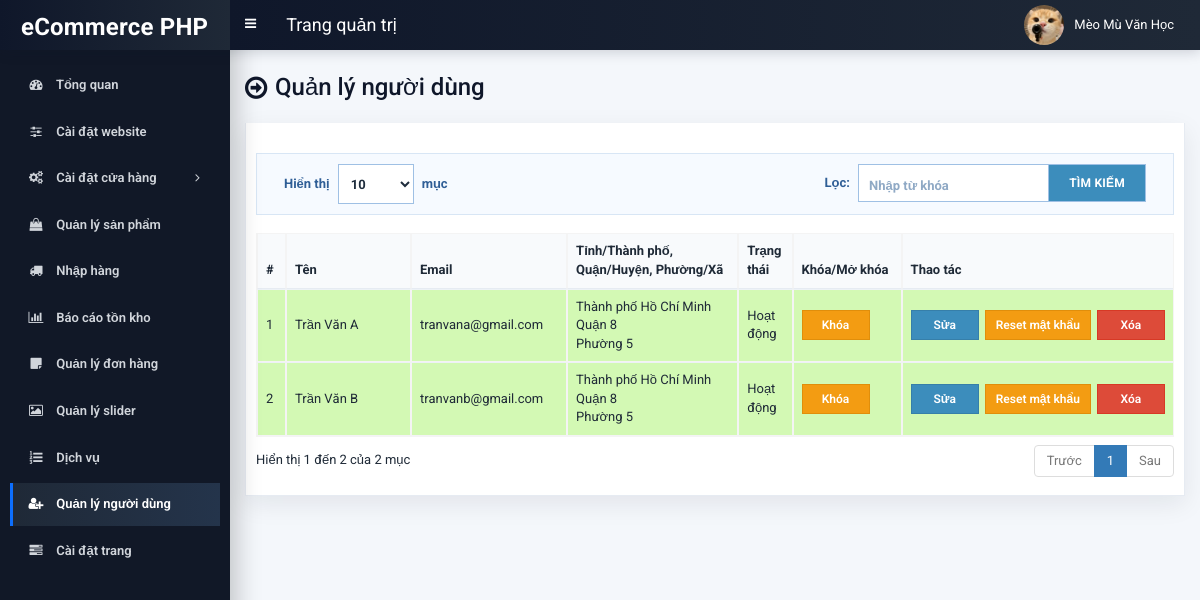
/admin/customer.php (signed in), run on the app's committed database.
### tables this page shows
CREATE TABLE `tbl_customer` (
  `cust_id` int(11) NOT NULL,
  `cust_name` varchar(100) NOT NULL,
  `cust_email` varchar(100) NOT NULL,
  `cust_phone` varchar(50) NOT NULL,
  `cust_gender` varchar(20) NOT NULL DEFAULT '',
  `cust_dob` date DEFAULT NULL,
  `cust_photo` varchar(255) NOT NULL DEFAULT '',
  `cust_password` varchar(255) NOT NULL,
  `cust_token` varchar(255) NOT NULL,
  `cust_datetime` varchar(100) NOT NULL,
  `cust_timestamp` varchar(100) NOT NULL,
  `cust_status` int(1) NOT NULL
);

### admin/customer.php (the view, shortened to what this page needs)
<?php require_once('header.php'); ?>
<section class="content-header">
	<div class="content-header-left">
		<h1>Quản lý người dùng</h1>
	</div>
</section>
<section class="content">
	<div class="row">
		<div class="col-md-12">
			<div class="box box-info">
				<div class="box-body table-responsive">
					<table id="example1" class="table table-bordered table-hover table-striped">
						<thead>
							<tr>
								<th width="10">#</th>
								<th width="180">Tên</th>
								<th width="150">Email</th>
								<th width="220">Tỉnh/Thành phố, Quận/Huyện, Phường/Xã</th>
								<th>Trạng thái</th>
								<th width="110">Khóa/Mở khóa</th>
								<th width="170">Thao tác</th>
							</tr>
						</thead>
						<tbody>
							<?php
							$i=0;
							$statement = $pdo->prepare("SELECT c.*,
                                (SELECT ca.city FROM tbl_customer_address ca WHERE ca.cust_id=c.cust_id ORDER BY ca.is_default DESC, ca.address_id ASC LIMIT 1) AS default_city,
                                (SELECT ca.district FROM tbl_customer_address ca WHERE ca.cust_id=c.cust_id ORDER BY ca.is_default DESC, ca.address_id ASC LIMIT 1) AS default_district,
                                (SELECT ca.ward FROM tbl_customer_address ca WHERE ca.cust_id=c.cust_id ORDER BY ca.is_default DESC, ca.address_id ASC LIMIT 1) AS default_ward
                                FROM tbl_customer c");
							$statement->execute();
							$result = $statement->fetchAll(PDO::FETCH_ASSOC);
							foreach ($result as $row) {
								$i++;
								?>
								<tr class="<?php if($row['cust_status']==1) {echo 'bg-g';}else {echo 'bg-r';} ?>">
									<td><?php echo $i; ?></td>
									<td><?php echo $row['cust_name']; ?></td>
									<td><?php echo $row['cust_email']; ?></td>
									<td>
										<?php echo isset($row['default_city']) ? $row['default_city'] : ''; ?><br>
										<?php echo isset($row['default_district']) ? $row['default_district'] : ''; ?><br>
										<?php echo isset($row['default_ward']) ? $row['default_ward'] : ''; ?>
									</td>
									<td><?php if($row['cust_status']==1) {echo 'Hoạt động';} else {echo 'Tạm khóa';} ?></td>
									<td>
										<?php if($row['cust_status']==1): ?>
											<a href="customer-change-status.php?id=<?php echo $row['cust_id']; ?>" class="btn btn-warning btn-sm">Khóa</a>
										<?php else: ?>
											<a href="customer-change-status.php?id=<?php echo $row['cust_id']; ?>" class="btn btn-success btn-sm">Mở khóa</a>
										<?php endif; ?>
									</td>
									<td>
										<div class="customer-actions">
											<a href="customer-edit.php?id=<?php echo $row['cust_id']; ?>" class="btn btn-primary btn-sm">Sửa</a>
											<a href="customer-reset-password.php?id=<?php echo $row['cust_id']; ?>" class="btn btn-warning btn-sm" onclick="return confirm('Đặt lại mật khẩu cho tài khoản này?');">Reset mật khẩu</a>
											<a href="#" class="btn btn-danger btn-sm" data-href="customer-delete.php?id=<?php echo $row['cust_id']; ?>" data-toggle="modal" data-target="#confirm-delete">Xóa</a>
										</div>
									</td>
								</tr>
								<?php
							}
							?>
						</tbody>
					</table>
				</div>
			</div>
		</div>
	</div>
</section>
<?php require_once('footer.php'); ?>

### admin/style.css (style rules this page uses)
body { font-size: 13px; font-family: "Roboto", sans-serif; }
.content-header > h1, .content-header .content-header-left h1 { font-family: "Roboto", sans-serif; }
.box-info { padding-top: 20px; }
.content-header { overflow: hidden; }
.content-header .content-header-left { float: left; padding-top: 5px; }
.content-header .content-header-left h1 { margin-top: 0; margin-bottom: 0; padding-left: 30px; padding-bottom: 5px; font-size: 24px; position: relative; }
.content-header .content-header-left h1:before { position: absolute; top: 0; left: 0; font-family: "FontAwesome", sans-serif; font-size: 26px; content: "\f18e"; }
.box.box-info { border-top-color: #4c4c4c; }
.bg-g { background: #d3f9b4 !important; }
.table td .btn, .table th .btn, .modal-footer .btn { border-radius: 0 !important; }
.table td .btn.btn-xs, .table td .btn.btn-sm { font-size: 12px; font-weight: 600; line-height: 1.35; padding: 6px 10px; min-width: 68px; }
table.dataTable thead .sorting, table.dataTable thead .sorting_asc, table.dataTable thead .sorting_desc, table.dataTable thead .sorting_asc_disabled, table.dataTable thead .sorting_desc_disabled { background-image: none !important; padding-right: 10px !important; }
table.dataTable thead .sorting:after, table.dataTable thead .sorting_asc:after, table.dataTable thead .sorting_desc:after, table.dataTable thead .sorting_asc_disabled:after, table.dataTable thead .sorting_desc_disabled:after { display: none !important; }

### admin/customer.php (style rules this page uses)
.customer-actions { display: flex; gap: 6px; align-items: center; justify-content: center; white-space: nowrap; }

### data on the page
tbl_customer: cust_name "Trần Văn A", cust_email "tranvana@gmail.com", default_city "Thành phố Hồ Chí Minh", default_district "Quận 8", default_ward "Phường 5", cust_status "Hoạt động"
tbl_customer: cust_name "Trần Văn B", cust_email "tranvanb@gmail.com", default_city "Thành phố Hồ Chí Minh", default_district "Quận 8", default_ward "Phường 5", cust_status "Hoạt động"

### other printed values
$_SESSION['user']['full_name'] "Mèo Mù Văn Học"
